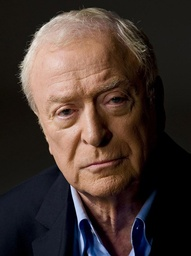
#> input picture Data/Michael_Caine.jpg, 191 x 256 px, shrunk from 575 x 770 before the run
$ jupyter execute Homework2.ipynb
#> lines starting #> are read from the running program, lines starting #| are printed output that depends on the picture; long printed decimals are rounded
## Homework #2
Due 9/23/2024

## Problem 1
Define a function to implement the peak-signal-to-noise calculation as described in lecture 4.

Note: In python functions have the form:

[cell 1]
import cv2
import numpy as np
import matplotlib.pyplot as plt
from statistics import geometric_mean, harmonic_mean
from scipy import signal

[cell 2]
def peak_snr(original_image, new_image, color_flag=False):
    # This function will calculate the peak signal noise ratio between two equally sized images
    # From: https://dsp.stackexchange.com/questions/38065/peak-signal-to-noise-ratio-psnr-in-python-for-an-image
    mse = np.mean(np.square(np.subtract(original_image.astype(np.int16), new_image.astype(np.int16))))
    max = np.max(original_image)

    # return pSNR
    return 20*np.log10(max/np.sqrt(mse))

## Problem 2
* a) Implement a spatial frequency low-pass filter at 1/3 the Nyquist frequency of the image using a top-hat window (e.g. binary 0/1)
* b) Calculate the peak-SNR comparing the two images
* c) Use any image you like.  Put the image in the data folder for this repo

[cell 3]
# start by loading the image
caine = cv2.imread('Data/Michael_Caine.jpg')
#> caine is the input picture: shape (256, 191, 3); mean B, G, R 47.1, 52.6, 67
caine_rgb = cv2.cvtColor(caine, cv2.COLOR_BGR2RGB)
caine_gray = cv2.cvtColor(caine, cv2.COLOR_BGR2GRAY)
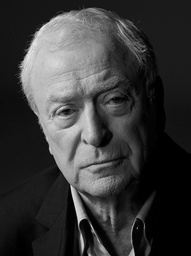
#> caine_gray: shape (256, 191); min 0, max 241, mean 56.3
plt.figure(figsize=(10,10))
plt.subplot(121), plt.imshow(caine_rgb)
plt.subplot(122), plt.imshow(caine_gray, cmap='gray')
plt.show()
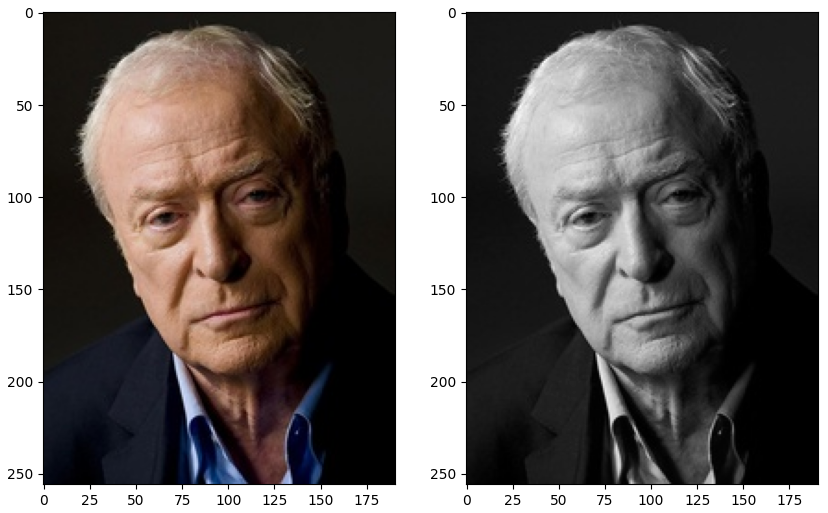
#> figure drawn by matplotlib, 2 panels

[cell 4]
# apply DFT to image
# source: https://www.geeksforgeeks.org/how-to-find-the-fourier-transform-of-an-image-using-opencv-python/#

# apply DFT and shift zero-frequency to center
caine_fourier = cv2.dft(np.float32(caine_gray), flags=cv2.DFT_COMPLEX_OUTPUT)
caine_fourier_shift = np.fft.fftshift(caine_fourier)

# calculate magnitude and display
caine_mag = 20*np.log(cv2.magnitude(caine_fourier_shift[:,:,0], caine_fourier_shift[:,:,1]))
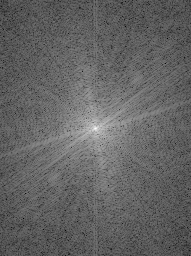
#> caine_mag: shape (256, 191) float32; min 43.37, max 296.6, mean 142.3; drawn with min black and max white
plt.figure(figsize=(10,10))
plt.subplot(121), plt.imshow(caine_gray, cmap='gray')
plt.subplot(122), plt.imshow(caine_mag, cmap='gray')
plt.show()
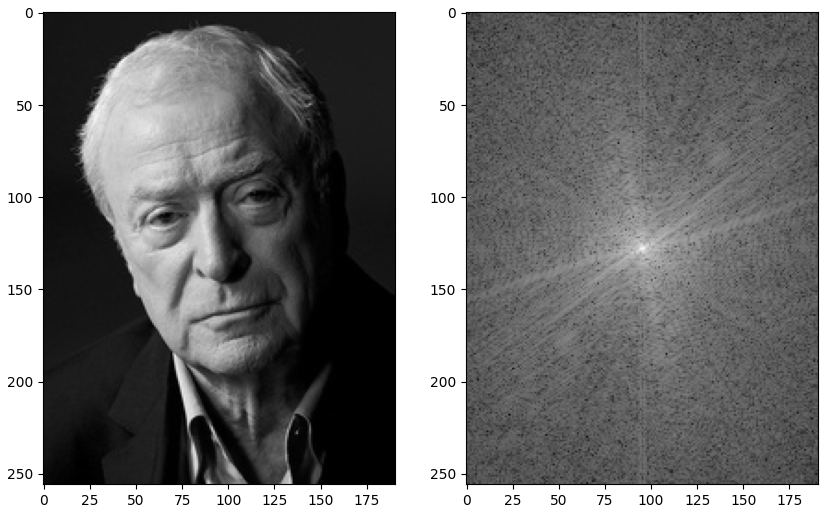
#> figure drawn by matplotlib, 2 panels

[cell 5]
# apply spacial frequency low pass filter
# find center of image to center filter
rows, cols, channel = caine_fourier_shift.shape
#> rows = 256; cols = 191; channel = 2
row_c, col_c = rows//2, cols//2
#> row_c = 128; col_c = 95

# calculate radius of 1/3 of image for filter
rad = np.minimum(row_c, col_c) / 3
#> rad = 31.67

# use ogrid for indicies, find distance and create mask
Y, X = np.ogrid[:rows, :cols]
#> Y = 256 values from 0 to 255
dist = np.sqrt((X - col_c)**2 + (Y-row_c)**2)
filter_mask = dist <= rad

# apply mask
caine_mask = caine_fourier_shift.copy()
caine_mask[~filter_mask] = 0

[cell 6]
# apply inverse fft to and shift to return to spacial domain
caine_filtered = cv2.idft(np.fft.ifftshift(caine_mask))
caine_filtered = cv2.magnitude(caine_filtered[:,:,0], caine_filtered[:,:,1])
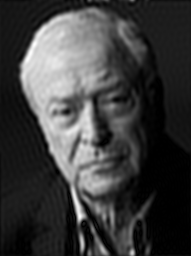
#> caine_filtered: shape (256, 191) float32; min 9.88, max 11440084, mean 2763949; drawn with min black and max white
caine_filtered = cv2.normalize(caine_filtered, None, 0, 255, cv2.NORM_MINMAX)

# plot images
plt.figure(figsize=(10,10))
plt.subplot(121), plt.imshow(caine_gray, cmap='gray')
plt.subplot(122), plt.imshow(caine_filtered, cmap='gray')
plt.show()

[cell 7]
# calculate the peak SNR ratio
print(f'Peak SNR: ',peak_snr(caine_gray, caine_filtered))
#> in peak_snr, `mse = np.mean(np.square(np.subtract(original_image.astype(np.int16), n..`: mse = 134.2
#> in peak_snr, `max = np.max(original_image)`: max = 241
#| Peak SNR:  26.363

## Problem 3
Implement a similar low-pass filter as problem 2 (1/3 the Nyquist) in the spatial domain as a kernel convolution (e.g. using the sinc function definitions in lecture 5).  Use a top-hat window (e.g. without worrying about tapering the edges).  Use the same image you used in problem 2.

[cell 8]
# implement low pass filter with kernel convolution
# nyquist cutoff frequency and window size
cutoff = 1/3
window_size = 11

# create sinc window
window_center = window_size//2
win_y, win_x = np.ogrid[-window_center:window_center+1, -window_center:window_center+1]
win_r = np.sqrt(win_x**2 + win_y**2)

# create window and handle center
sinc = np.sinc(2 * cutoff * win_r)
sinc[window_center, window_center] = 2 * np.pi * cutoff

# normalize kernel
win_kernel = sinc / np.sum(sinc)

# convolve image and kernel
caine_conv = signal.convolve2d(caine_gray, win_kernel, boundary='symm', mode='same')
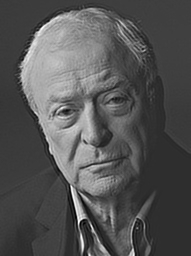
#> caine_conv: shape (256, 191) float64; min -69.11, max 310.3, mean 56.3; drawn with min black and max white

# display images and SNR
plt.figure(figsize=(10,10))
plt.subplot(121), plt.imshow(caine_gray, cmap='gray')
plt.subplot(122), plt.imshow(caine_conv, cmap='gray')
plt.show()
print(f'Peak SNR: ',peak_snr(caine_gray, caine_conv))
#| Peak SNR:  26.948

## Problem 4
Define a function to implement a mean smoothing kernel filter.

[ECE1390]
* As an input to your function, allow the user to select between a arithmatic, geometric, or harmonic mean
* Assume a fixed 3x3 binary morphological kernel

[ECE 2690]
* As an input to your function, allow the user to select between a arithmatic, geometric, harmonic mean, or contraharmonic mean ("m" should be an input parameter)
* Design your function to allow any arbitary binary morphological kernel

[cell 9]
# function to implement smoothing kernel
# arithmatic = 0, geometric = 1, harmonic = 2
def mean_filter(original_image, m):
    # copy image and get shape
#> called with m = 0
    output_image = original_image.copy()
    row = original_image.shape[0]
#> row = 256
    column = original_image.shape[1]
#> column = 191

    # hold filter values
    value_list = np.zeros(9)

    # loop through all pixels
    for r in range(1, row-1):
        for c in range(1, column-1):
            for val in range(3):

                # store pixel color intensities in all spots around image
                value_list[0] = (original_image[r-1, c-1, val])
                value_list[1] = (original_image[r,   c-1, val])
                value_list[2] = (original_image[r+1, c-1, val])
                value_list[3] = (original_image[r-1, c,   val])
                value_list[4] = (original_image[r,   c,   val])
                value_list[5] = (original_image[r+1, c,   val])
                value_list[6] = (original_image[r-1, c+1, val])
                value_list[7] = (original_image[r,   c+1, val])
                value_list[8] = (original_image[r+1, c+1, val])

                # find mean value and replace in output image
                if(m == 0):
                    mean_value = np.mean(value_list)
                if(m == 1):
                    mean_value = np.power(np.prod(value_list), 1/len(value_list))
                if(m == 2):
                    mean_value = len(value_list) / sum([1 / ele for ele in value_list])
                output_image[r, c, val] = mean_value
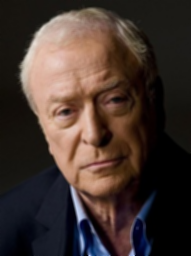
#> output_image: shape (256, 191, 3); mean R, G, B 66.6, 52.3, 46.7
#> after the loop, value_list = [0, 0, 0, 0, 0, 0, 0, 0, 0]

    return output_image

# could be made faster by storing color values themselves in value list making it 3x3x3 and calculating means that way
# plot images
plt.figure(figsize=(20,20))
plt.subplot(141), plt.imshow(caine_rgb)
plt.subplot(142), plt.imshow(mean_filter(caine_rgb, 0))
plt.subplot(143), plt.imshow(mean_filter(caine_rgb, 1))
plt.subplot(144), plt.imshow(mean_filter(caine_rgb, 2))
#> call 3 of mean_filter, with m = 2
#> after the loop in mean_filter (call 3), `for r in range(1, row-1):`:
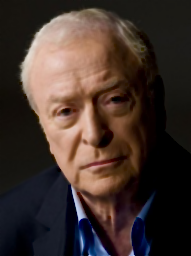
#> output_image: shape (256, 191, 3); mean R, G, B 64.8, 50, 44.3
plt.show()
